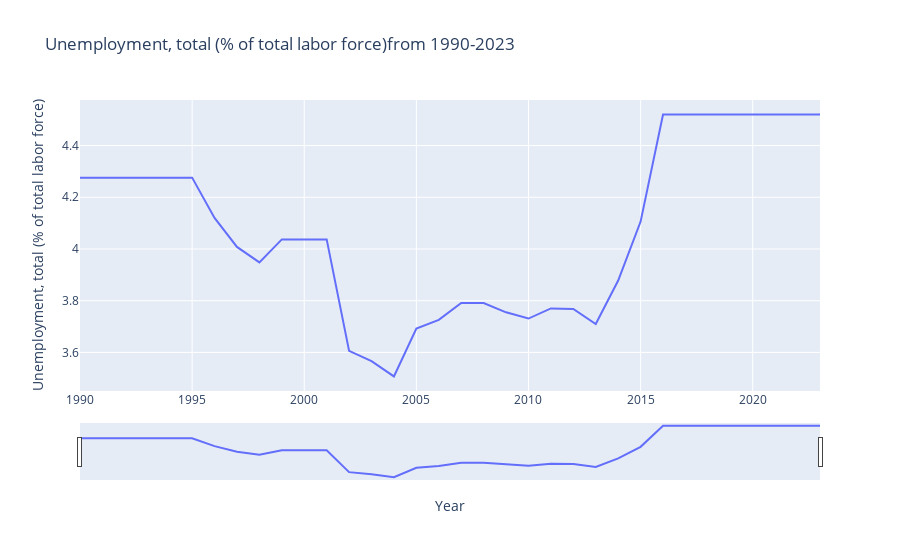

Write notebook code for a chart like this one.
### Code cell
# Create the line plot using Plotly Express
fig = px.line(df_nonindexed, x='Year', y='Unemployment, total (% of total labor force)', title='Unemployment, total (% of total labor force)from 1990-2023')

# Update x-axis with range slider and range selector buttons
fig.update_xaxes(
    rangeslider_visible=True,
    rangeselector=dict(
        buttons=list([
            dict(count=1, label="1y", step="year", stepmode="backward"),
            dict(count=3, label="3y", step="year", stepmode="backward"),
            dict(count=5, label="5y", step="year", stepmode="backward"),
            dict(step="all")
        ])
    )
)

# Show the plot
fig.show()

### Figure 1 — Plotly figure (JSON) as saved in the notebook; plotly's stock layout.template omitted (floating-point values rounded to 4 significant figures)
{"data": [{"hovertemplate": "Year=%{x}<br>Unemployment, total (% of total labor force)=%{y}<extra></extra>", "legendgroup": "", "line": {"color": "#636efa", "dash": "solid"}, "marker": {"symbol": "circle"}, "mode": "lines", "name": "", "orientation": "v", "showlegend": false, "type": "scatter", "x": [1990, 1991, 1992, 1993, 1994, 1995, 1996, 1997, 1998, 1999, 2000, 2001, 2002, 2003, 2004, 2005, 2006, 2007, 2008, 2009, 2010, 2011, 2012, 2013, 2014, 2015, 2016, 2017, 2018, 2019, 2020, 2021, 2022, 2023], "xaxis": "x", "y": [4.276, 4.276, 4.276, 4.276, 4.276, 4.276, 4.12, 4.008, 3.948, 4.037, 4.037, 4.037, 3.606, 3.566, 3.507, 3.692, 3.726, 3.791, 3.791, 3.755, 3.731, 3.77, 3.768, 3.71, 3.878, 4.106, 4.52, 4.52, 4.52, 4.52, 4.52, 4.52, 4.52, 4.52], "yaxis": "y"}], "layout": {"legend": {"tracegroupgap": 0}, "title": {"text": "Unemployment, total (% of total labor force)from 1990-2023"}, "xaxis": {"anchor": "y", "domain": [0, 1], "rangeselector": {"buttons": [{"count": 1, "label": "1y", "step": "year", "stepmode": "backward"}, {"count": 3, "label": "3y", "step": "year", "stepmode": "backward"}, {"count": 5, "label": "5y", "step": "year", "stepmode": "backward"}, {"step": "all"}]}, "rangeslider": {"visible": true}, "title": {"text": "Year"}}, "yaxis": {"anchor": "x", "domain": [0, 1], "title": {"text": "Unemployment, total (% of total labor force)"}}}}
